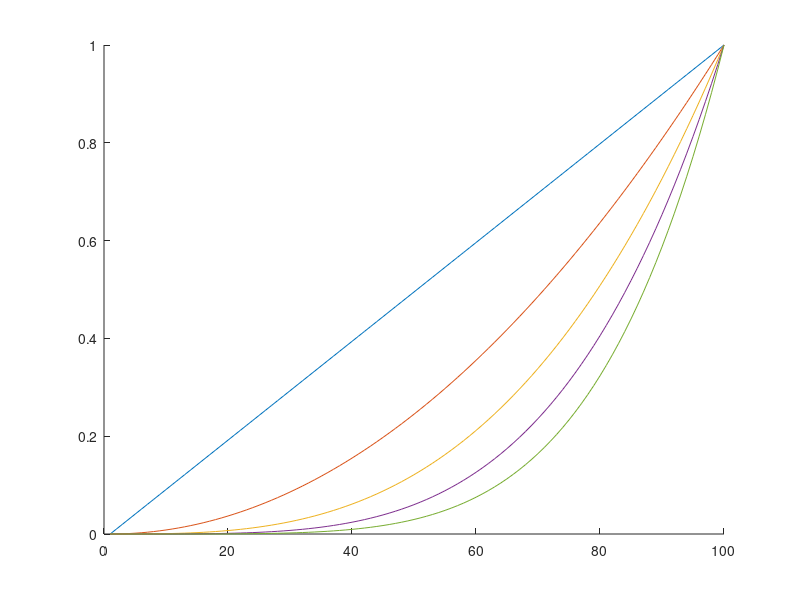

Here is the MATLAB script that generated this plot:
clear all
close all

m = input('inserisci m: ');
x = linspace(0,1,100);

hold on;
for i=1:m
    f = x.^i;
    plot(f);
end
hold off;

